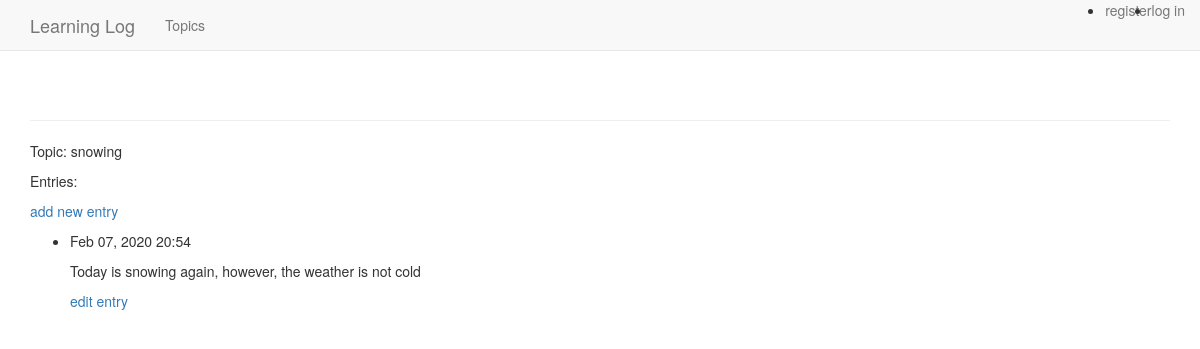
The page /topics/4/ on the database its author committed.
### learning_logs/models.py (models this page shows, shortened)
class Topic(models.Model):
	text = models.CharField(max_length=200)
	date_added = models.DateTimeField(auto_now_add=True)
	def __str__(self):
		return self.text

class Entry(models.Model):
	topic = models.ForeignKey(Topic, on_delete=models.CASCADE)
	text = models.TextField()
	date_added = models.DateTimeField(auto_now_add=True)
	class Meta:
		verbose_name_plural = 'entries'

### learning_logs/views.py (the view)
# urls.py: path('topics/<topic_id>/',views.topic, name = 'topic'),
def topic(request,topic_id):
	topic = Topic.objects.get(id = topic_id)
	entries = topic.entry_set.order_by('-date_added')
	context = {'topic': topic, 'entries': entries}
	return render(request, 'learning_logs/topic.html', context)

### learning_logs/templates/learning_logs/topic.html
{% extends "learning_logs/base.html" %}
{% block content %}
<p>Topic: {{ topic }}</p>
<p>Entries:</p>
<p>
	<a href="{% url 'learning_logs:new_entry' topic.id %}">add new entry</a>
</p>
<ul>
{% for entry in entries %}
   <li>
   	<p>{{ entry.date_added|date:'M d, Y H:i' }}</p>
   	<p>{{ entry.text|linebreaks }}</p>
<p>
	<a href="{% url 'learning_logs:edit_entry' entry.id %}"> edit entry</a>
</p>
   </li>
  {% empty %}
  <li>
  	There are no entries for this topic yet.
  </li>
  {% endfor %}
</ul>
{% endblock content %}

### rows shown on the page
Topic: text "snowing"
Entry: date_added "Feb 07, 2020 20:54", text "Today is snowing again, however, the weather is not cold"
